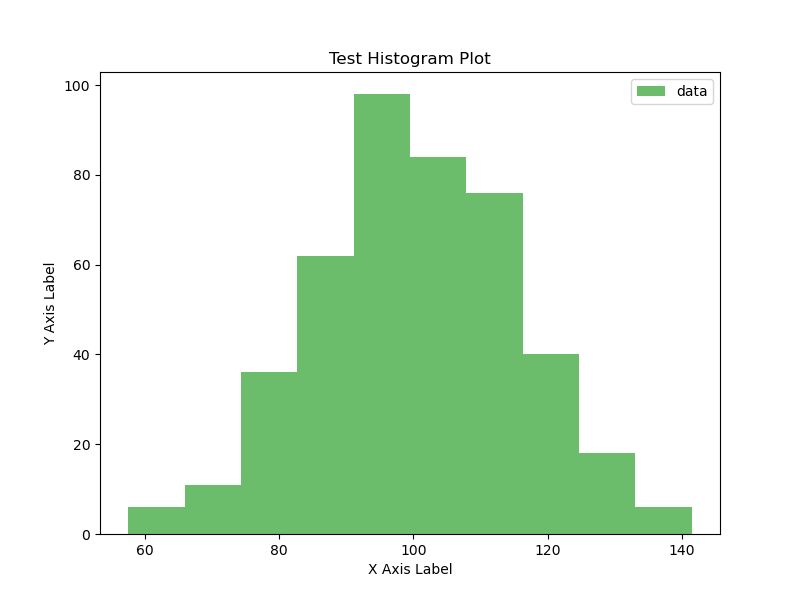

Generate this figure with Python:
import numpy as np
import matplotlib.pyplot as plt
from emcpy.plots.plots import Histogram
from emcpy.plots.create_plots import CreatePlot, CreateFigure

# Generate test data for histogram plots
mu = 100  # mean of distribution
sigma = 15  # standard deviation of distribution
data = mu + sigma * np.random.randn(437)

# Create histogram object
hst = Histogram(data)
hst.color = 'tab:green'
hst.alpha = 0.7
hst.label = 'data'

# Create histogram plot object and add features
plot1 = CreatePlot()
plot1.plot_layers = [hst]
plot1.add_title(label='Test Histogram Plot')
plot1.add_xlabel(xlabel='X Axis Label')
plot1.add_ylabel(ylabel='Y Axis Label')
plot1.add_legend()

# Create figure and save as png
fig = CreateFigure()
fig.plot_list = [plot1]
fig.create_figure()
fig.save_figure('histogram.png')
